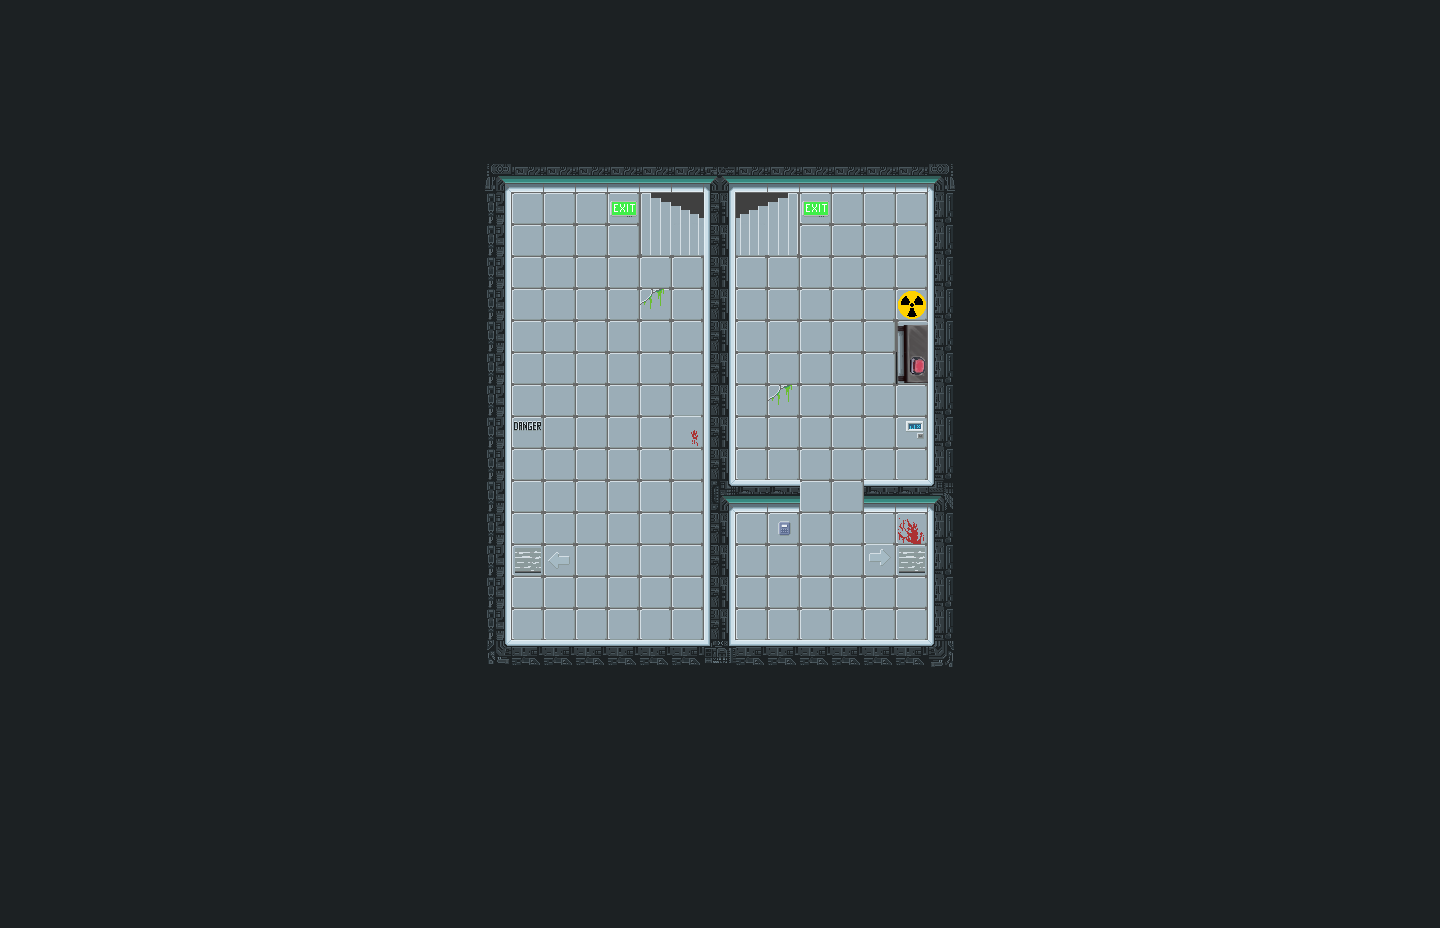

Tiled map render using the project's own tile images. Description and the map definition, with tile-layer contents summarised, below:
An orthogonal 45x29 tile map with 32x32 px tiles, 5 tile layers (collision, arriere_Plan, button, plaques, ...), 2 tilesets.

<map version="1.9" tiledversion="1.9.2" orientation="orthogonal" renderorder="right-down" width="45" height="29" tilewidth="32" tileheight="32" infinite="0" nextlayerid="6" nextobjectid="1">
 <tileset firstgid="1" name="labtilesetfinishedtransparent" tilewidth="32" tileheight="32" tilecount="540" columns="30">
  <image source="labtilesetfinishedtransparent.png" width="960" height="576" />
 </tileset>
 <tileset firstgid="541" name="tuilesmap" tilewidth="32" tileheight="32" tilecount="540" columns="30">
  <image source="tuilesmap.png" width="960" height="576" />
 </tileset>
 <layer id="2" name="collision" width="45" height="29">
  <data>[1305 cells, 83 non-empty, 1 distinct tile ids]</data>
 </layer>
 <layer id="1" name="arriere_Plan" width="45" height="29">
  <data>[1305 cells, 1305 non-empty, 31 distinct tile ids]</data>
 </layer>
 <layer id="5" name="button" width="45" height="29">
  <data>[1305 cells, 1 non-empty, 1 distinct tile ids]</data>
 </layer>
 <layer id="4" name="plaques" width="45" height="29">
  <data>[1305 cells, 2 non-empty, 1 distinct tile ids]</data>
 </layer>
 <layer id="3" name="escalier" width="45" height="29">
  <data>[1305 cells, 8 non-empty, 8 distinct tile ids]</data>
 </layer>
</map>
